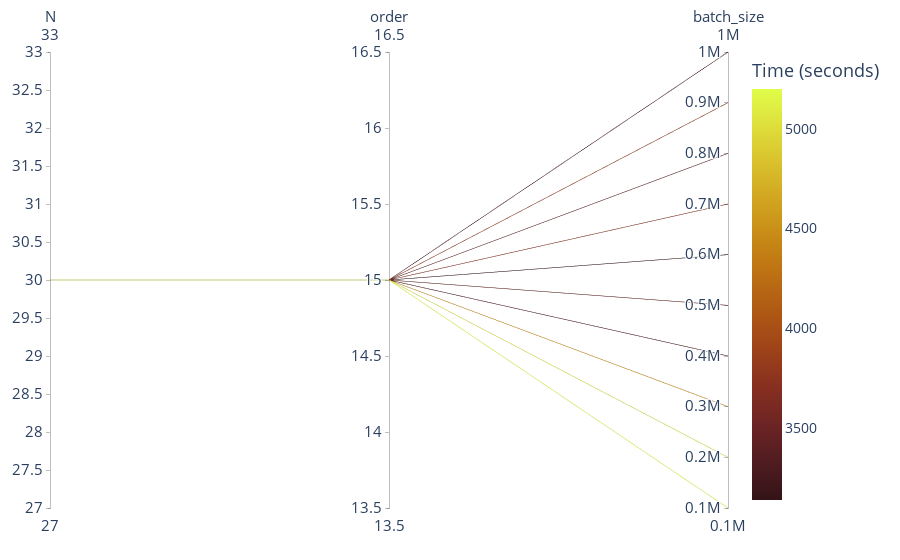

The notebook cell saved with this chart:
### Code cell
# Read the data
df = pd.read_csv('../benchmarking/results/times/library-thoi_estimator-gc.tsv', sep='\t')
df = df[['N', 'order', 'batch_size', 'time']]

df = df[(df.N == 30) & (df.order == 15)]

# Create the list of dimensions with correct ranges
dimensions = []
for column in df.columns:
    if column != 'time':
        dimensions.append(
            dict(
                range=[df[column].min(), df[column].max()],
                label=column, values=df[column]
            )
        )

# Create the parallel coordinate plot
fig = go.Figure(data=
    go.Parcoords(
        line=dict(
            color=df['time'],
            colorscale='Solar',
            showscale=True,
            cmin=df['time'].min(),
            cmax=df['time'].max()
        ),
        dimensions=dimensions
    )
)

# Update the layout to match the rcParams
fig.update_layout(
    plot_bgcolor='white',
    paper_bgcolor='white',
    font=dict(
        size=18  # Equivalent to 'axes.labelsize' in rcParams
    ),
    margin=dict(
        l=50,
        r=50,
        b=50,
        t=50
    ),
    coloraxis_colorbar=dict(
        title='Time',
        titleside='right',
        titlefont=dict(size=18),  # Equivalent to 'axes.labelsize'
        tickfont=dict(size=14)  # Equivalent to 'xtick.labelsize' and 'ytick.labelsize'
    )
)

# Update the colorbar tick labels and title size
fig.update_traces(
    selector=dict(type='parcoords'),
    line_colorbar=dict(
        title=dict(
            text='Time (seconds)',
            font=dict(size=18)  # Equivalent to 'axes.labelsize'
        ),
        tickfont=dict(size=14)  # Equivalent to 'xtick.labelsize' and 'ytick.labelsize'
    )
)


# Export the figure as a PDF
pio.write_image(fig, './figures/times/parameters_evaluation.pdf', format='pdf')

fig.show()

### Figure 1 — Plotly figure (JSON) as saved in the notebook; plotly's stock layout.template omitted (floating-point values rounded to 4 significant figures)
{"data": [{"dimensions": [{"label": "N", "range": [30, 30], "values": [30, 30, 30, 30, 30, 30, 30, 30, 30, 30]}, {"label": "order", "range": [15, 15], "values": [15, 15, 15, 15, 15, 15, 15, 15, 15, 15]}, {"label": "batch_size", "range": [100000, 1000000], "values": [100000, 200000, 300000, 400000, 500000, 600000, 700000, 800000, 900000, 1000000]}], "line": {"cmax": 5198.0, "cmin": 3141.0, "color": [5198.0, 5055.0, 4456.0, 3326.0, 3450.0, 3141.0, 3721.0, 3428.0, 3770.0, 3276.0], "colorbar": {"tickfont": {"size": 14}, "title": {"font": {"size": 18}, "text": "Time (seconds)"}}, "colorscale": [[0, "rgb(51, 19, 23)"], [0.09091, "rgb(79, 28, 33)"], [0.1818, "rgb(108, 36, 36)"], [0.2727, "rgb(135, 47, 32)"], [0.3636, "rgb(157, 66, 25)"], [0.4545, "rgb(174, 88, 20)"], [0.5455, "rgb(188, 111, 19)"], [0.6364, "rgb(199, 137, 22)"], [0.7273, "rgb(209, 164, 32)"], [0.8182, "rgb(217, 192, 44)"], [0.9091, "rgb(222, 222, 59)"], [1, "rgb(224, 253, 74)"]], "showscale": true}, "type": "parcoords"}], "layout": {"coloraxis": {"colorbar": {"tickfont": {"size": 14}, "title": {"font": {"size": 18}, "side": "right", "text": "Time"}}}, "font": {"size": 18}, "margin": {"b": 50, "l": 50, "r": 50, "t": 50}, "paper_bgcolor": "white", "plot_bgcolor": "white"}}
